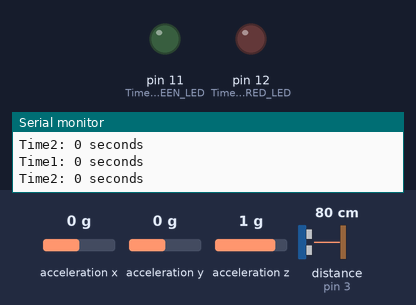
Bench run of a sketch on a simulated Arduino Uno, built with avr-gcc and run on an emulated ATmega328P. Parts: output pins drawn as LEDs (lit = HIGH), the last lines printed to the serial monitor. Wiring (inferred from the names in the program): ultrasonic range finder: trigger pin 2; echo pin 3; MPU-6050 motion sensor at I2C address 0x68. The inputs (shaded band) are chosen by the test bench; at power-on: distance to the obstacle (sensor on pin 3) 80 cm, acceleration z 1 g, acceleration x 0 g, acceleration y 0 g. The echo pulse lasts 58.3 µs per cm; pins used as bus, display or sensor lines are not drawn.

Above: at 1.8 s.
1.9 s: distance to the obstacle (sensor on pin 3) set to 8 cm
3.4 s: distance to the obstacle (sensor on pin 3) set to 5 cm
At 4.5 s:
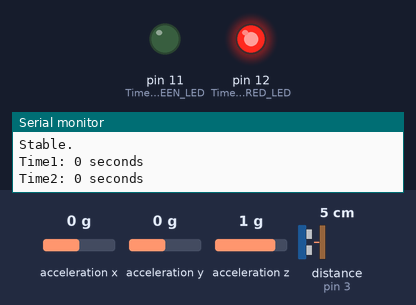
9.6 s: acceleration z set to -0.2 g
13.2 s: acceleration z set to 0.1 g
At 15.4 s:
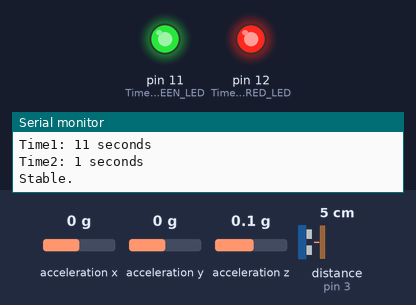
17.3 s: distance to the obstacle (sensor on pin 3) set to 9 cm
At 18.8 s:
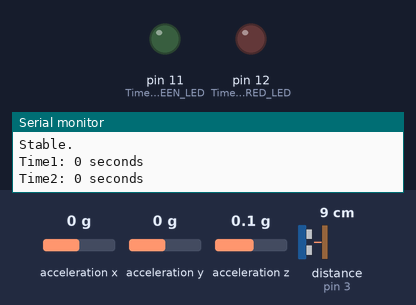
Timing chart, 0 to 20.3 s (numbered marks = the images above; inputs shaded):
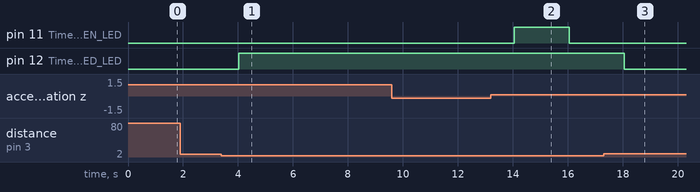

The sketch:

report_final_code.ino
```cpp
//초음파 신고 코드
#include <Wire.h>
#include <math.h>
#include <SoftwareSerial.h>

// 핀 정의
const int trigPin = 2;
const int echoPin = 3;
const int bluetoothTX = 8;
const int bluetoothRX = 7;

// 변수 정의
long duration;
int distance;
unsigned long startTime1;
unsigned long elapsedTime1;
unsigned long startTime2;
unsigned long elapsedTime2;
bool isTiming1 = false;
bool isTiming2 = false;
bool alertSent = false;  // 응급상황 메시지 전송 여부

// 낙상 관련 변수
const int MPU_addr = 0x68;
int16_t AcX, AcY, AcZ;
float angleX, angleY;
int fallAngleThreshold_x = 60;  // 넘어짐 상태로 판단할 각도
int fallAngleThreshold_y = 90;
unsigned long fallStartTime = 0;  // 낙상 시작 시간
unsigned long fallDuration = 50;  // 임계값 초과 상태 유지 시간 (밀리초 단위)
bool fallen_flag = 0;

SoftwareSerial bluetooth(bluetoothTX, bluetoothRX);

void setup() {
  // 핀 모드 설정
  pinMode(trigPin, OUTPUT);
  pinMode(echoPin, INPUT);

  // 시리얼 및 블루투스 시리얼 초기화
  Serial.begin(9600);
  bluetooth.begin(9600);

  // I2C 및 MPU6050 초기화
  Wire.begin();
  Wire.beginTransmission(MPU_addr);
  Wire.write(0x6B);  // 전원 관리 레지스터
  Wire.write(0);     // 슬립 모드 해제
  Wire.endTransmission(true);

  Serial.println("Testing device connections...");
// 타이머1 설정 (CTC 모드)
  TCCR1A = 0;  // 타이머 설정: CTC 모드
  TCCR1B = (1 << WGM12) | (1 << CS12) | (1 << CS10);  // 1024 프리스케일러 설정

  // OCR1A 설정 (1초 주기: 16MHz / 1024 프리스케일러 = 15625)
  OCR1A = 30000;  // 비교 일치 값 설정

  TIMSK1 = (1 << OCIE1A);  // 타이머 비교 일치 인터럽트 활성화

  sei();  // 모든 인터럽트 활성화


  pinMode(12, OUTPUT); // Timer1 RED LED
  pinMode(11, OUTPUT); // Timer2 GREEN LED
}
ISR(TIMER1_COMPA_vect) {
  // 각도 계산 및 낙상 감지 로직
  if (abs(angleX) > fallAngleThreshold_x || abs(angleY) > fallAngleThreshold_y) {
    if (fallStartTime == 0) {
      fallStartTime = millis();
    }
    if (millis() - fallStartTime > fallDuration) {
      Serial.println("Fall detected!");
      fallen_flag = 1;
    }
  } else {
    fallStartTime = 0;
    Serial.println("Stable.");
    fallen_flag = false;
  }
}

void loop() {
  // 초음파 센서로 거리 측정
  digitalWrite(trigPin, LOW);
  delayMicroseconds(2);
  digitalWrite(trigPin, HIGH);
  delayMicroseconds(10);
  digitalWrite(trigPin, LOW);
  duration = pulseIn(echoPin, HIGH);
  distance = duration * 0.034 / 2;

  // MPU-6050로부터 데이터 읽기
  Wire.beginTransmission(MPU_addr);
  Wire.write(0x3B);
  Wire.endTransmission(false);
  Wire.requestFrom(MPU_addr, 6, true);

  AcX = Wire.read() << 8 | Wire.read();
  AcY = Wire.read() << 8 | Wire.read();
  AcZ = Wire.read() << 8 | Wire.read();

  // 각도 계산
  angleX = atan2(AcY, AcZ) * 180 / PI;
  angleY = atan2(AcX, AcZ) * 180 / PI;


  // 타이머값1 작동 및 초기화-착용
  if (distance <= 5) {
    if (!isTiming1) {
      startTime1 = millis();
      isTiming1 = true;
    }
    elapsedTime1 = (millis() - startTime1) / 1000; // 경과 시간 계산 (초 단위)
    digitalWrite(12, HIGH); //RED ON
  }
  else {
    // 거리가 5cm 이상으로 떨어지면 시간 초기화
    isTiming1 = false;
    elapsedTime1 = 0;
    digitalWrite(12, LOW); //RED OFF
  }


  // 타이머값2 작동 및 초기화
  if (isTiming1) {


    if (fallen_flag) {


      if (!isTiming2) {
        startTime2 = millis();
        isTiming2 = true;
      }
      elapsedTime2 = (millis() - startTime2) / 1000; // 경과 시간 계산 (초 단위)
    }
    else {
      isTiming2 = false;
      elapsedTime2 = 0;
      fallen_flag = 0;
    }
  } else {
    // 타이머값1이 작동하지 않으면 타이머값2도 초기화
    isTiming2 = false;
    elapsedTime2 = 0;
    fallen_flag = 0;
  }

  // 초록색 LED 제어: 타이머2가 작동 중일 때만 켜짐
  if (isTiming2) {
    digitalWrite(11, HIGH); //GREEN ON
  } else {
    digitalWrite(11, LOW); //GREEN OFF
  }

  // 타이머2가  초과하면 응10초를급상황 메시지 전송
  if (elapsedTime2 > 10 && !alertSent) {
    bluetooth.println("응급상황");
    Serial.println("응급상황");
    alertSent = true;
  }

  // 타이머값2가 초기화되면 메시지 전송 플래그도 초기화
  if (elapsedTime2 == 0) {
    alertSent = false;
  }


  //timer1 print
  Serial.print("Time1: ");
  Serial.print(elapsedTime1);
  Serial.println(" seconds");


  // 타이머2 값을 시리얼 모니터에 출력
  Serial.print("Time2: ");
  Serial.print(elapsedTime2);
  Serial.println(" seconds");

  delay(1000); // 1초 간격으로 측정 및 전송

}
```

Measured:
- the behaviour switches between 7 and 6 cm on distance to the obstacle (sensor on pin 3) (found by bisection; images 0 and 1)
- after the input at 3.4 s, pin 12 (Timer1_RED_LED): LOW → HIGH after 0.63 s
- after the input at 17.3 s, pin 12 (Timer1_RED_LED): HIGH → LOW after 0.76 s
